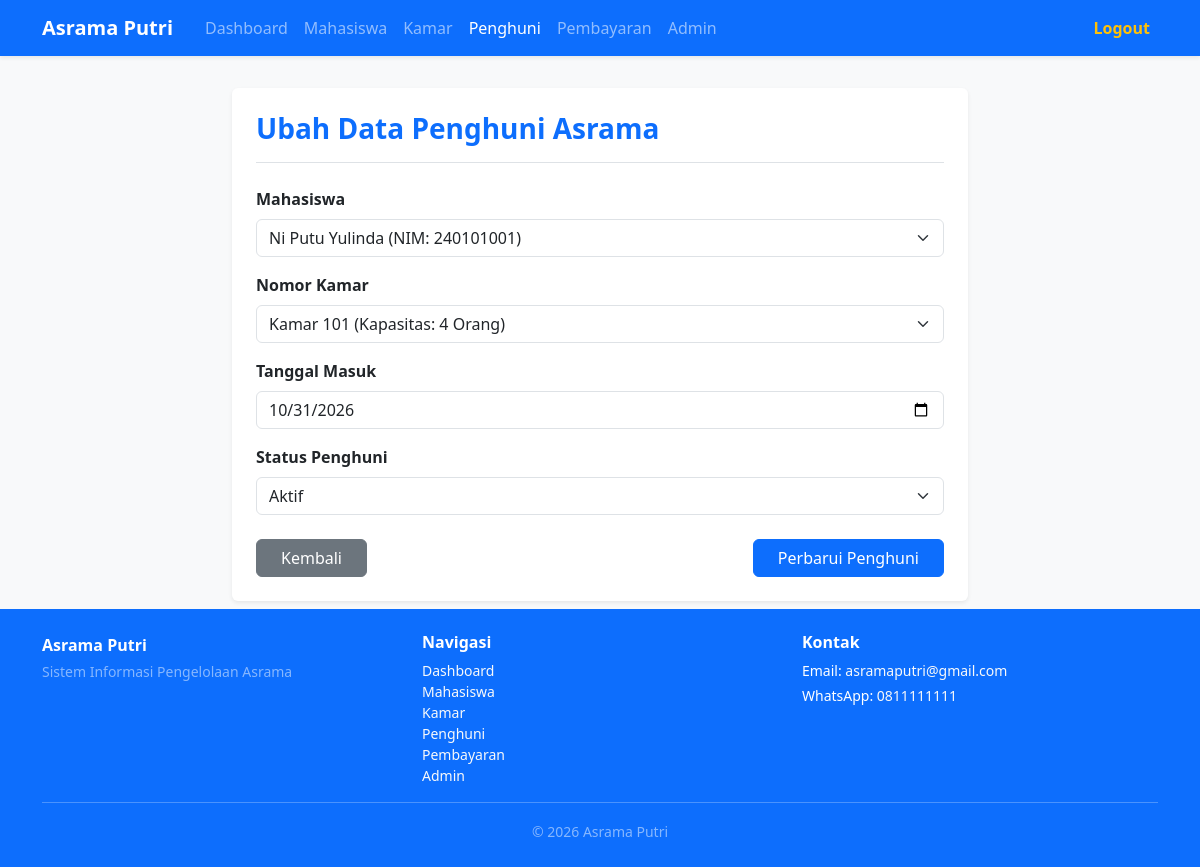
The page /index.php?controller=penghuni&action=edit&id=4 (signed in) on the database its author committed.
### tables this page shows
CREATE TABLE `tb_penghuni` (
  `id_penghuni` int NOT NULL,
  `id_mahasiswa` int NOT NULL,
  `id_kamar` int NOT NULL,
  `tanggal_masuk` date NOT NULL,
  `status_penghuni` enum('Aktif','Keluar') DEFAULT 'Aktif'
);

### controllers/PenghuniController.php (called while the page is built, shortened)
<?php
require_once 'models/PenghuniModel.php';
require_once 'models/MahasiswaModel.php';
require_once 'models/KamarModel.php';
class PenghuniController {
    private $db;
    private $penghuniModel;
    public function __construct($db) {
        $this->db = $db;
        $this->penghuniModel = new PenghuniModel($db);
    }
    private function loadFormOptions() {
        $mahasiswaModel = new MahasiswaModel($this->db);
        $kamarModel = new KamarModel($this->db);
        $kamarModel->syncAllStatuses();
        $dataMahasiswa = $mahasiswaModel->getAll();
        $dataKamar = $kamarModel->getAll();
        return [$dataMahasiswa, $dataKamar];
    }
    public function edit() {
        $id = $_GET['id'] ?? '';
        $penghuni = $this->penghuniModel->getById($id);
        list($dataMahasiswa, $dataKamar) = $this->loadFormOptions();
        $formData = [];
        require_once 'views/penghuni/edit.php';
    }
}
?>

### models/KamarModel.php (called while the page is built, shortened)
<?php
class KamarModel {
    private $db;
    public function __construct($db) {
        $this->db = $db;
    }
    public function getAll() {
        $stmt = $this->db->prepare("SELECT * FROM tb_kamar");
        $stmt->execute();
        return $stmt->fetchAll(PDO::FETCH_ASSOC);
    }
    public function syncAllStatuses() {
        $query = "UPDATE tb_kamar AS kamar
                  SET status = CASE
                      WHEN kamar.kapasitas > 0 AND (
                          SELECT COUNT(*)
                          FROM tb_penghuni AS penghuni
                          WHERE penghuni.id_kamar = kamar.id_kamar
                            AND penghuni.status_penghuni = 'Aktif'
                      ) >= kamar.kapasitas THEN 'Penuh'
                      ELSE 'Tersedia'
                  END";
        $this->db->exec($query);
    }
}
?>

### models/MahasiswaModel.php (called while the page is built, shortened)
<?php
class MahasiswaModel {
    private $db;
    public function __construct($db) {
        $this->db = $db;
    }
    public function getAll() {
        $stmt = $this->db->prepare("SELECT * FROM tb_mahasiswa");
        $stmt->execute();
        return $stmt->fetchAll(PDO::FETCH_ASSOC);
    }
}
?>

### models/PenghuniModel.php (called while the page is built, shortened)
<?php
class PenghuniModel {
    private $db;
    public function __construct($db) {
        $this->db = $db;
    }
    public function getById($id) {
        $query = "SELECT * FROM tb_penghuni WHERE id_penghuni = ?";
        $stmt = $this->db->prepare($query);
        $stmt->execute([$id]);
        return $stmt->fetch(PDO::FETCH_ASSOC);
    }
}
?>

### views/penghuni/edit.php (the view, shortened to what this page needs)
<!DOCTYPE html>
<html lang="id">
<head>
    <link href="https://cdn.jsdelivr.net/npm/bootstrap@5.3.0/dist/css/bootstrap.min.css" rel="stylesheet">
</head>
<body class="bg-light d-flex flex-column min-vh-100">
<nav class="navbar navbar-expand-lg navbar-dark bg-primary mb-4 shadow-sm">
    <div class="container">
        <a class="navbar-brand fw-bold me-4" href="index.php?controller=dashboard&action=index">Asrama Putri</a>
        <div class="collapse navbar-collapse" id="navbarNav">
            <ul class="navbar-nav me-auto mb-2 mb-lg-0">
                <li class="nav-item">
                    <a class="nav-link" href="index.php?controller=dashboard&action=index">Dashboard</a>
                </li>
                <li class="nav-item">
                    <a class="nav-link" href="index.php?controller=mahasiswa&action=index">Mahasiswa</a>
                </li>
                <li class="nav-item">
                    <a class="nav-link" href="index.php?controller=kamar&action=index">Kamar</a>
                </li>
                <li class="nav-item">
                    <a class="nav-link active" href="index.php?controller=penghuni&action=index">Penghuni</a>
                </li>
                <li class="nav-item">
                    <a class="nav-link" href="index.php?controller=pembayaran&action=index">Pembayaran</a>
                </li>
                <li class="nav-item">
                    <a class="nav-link" href="index.php?controller=admin&action=index">Admin</a>
                </li>
            </ul>
            <ul class="navbar-nav ms-auto">
                <li class="nav-item">
                    <a class="nav-link text-warning fw-semibold" href="index.php?controller=auth&action=logout" onclick="return confirm('Yakin ingin keluar dari sistem?')">Logout</a>
                </li>
            </ul>
        </div>
    </div>
</nav>
<div class="container py-2">
    <div class="row justify-content-center">
        <div class="col-md-8">
            <div class="card shadow-sm border-0 p-4">
                <div class="mb-4 border-bottom pb-3">
                    <h3 class="fw-bold text-primary mb-0">Ubah Data Penghuni Asrama</h3>
                </div>
                <form action="index.php?controller=penghuni&action=update" method="POST">
                    <div class="mb-3">
                        <label for="id_mahasiswa" class="form-label fw-semibold">Mahasiswa</label>
                        <select class="form-select" id="id_mahasiswa" name="id_mahasiswa" required>
                            <?php if (!empty($dataMahasiswa)): ?>
                                <?php foreach ($dataMahasiswa as $mhs): ?>
                                    <?php
                                        $mhsId = $mhs['id_mahasiswa'] ?? $mhs['id'] ?? '';
                                        $selectedMhsId = $formData['id_mahasiswa'] ?? $penghuni['id_mahasiswa'] ?? '';
                                        $selected = ($selectedMhsId == $mhsId) ? 'selected' : '';
                                    ?>
                                    <option value="<?= $mhsId; ?>" <?= $selected; ?>>
                                        <?= htmlspecialchars($mhs['nama'] ?? $mhs['nama_mahasiswa'] ?? ''); ?> (NIM: <?= htmlspecialchars($mhs['nim'] ?? ''); ?>)
                                    </option>
                                <?php endforeach; ?>
                            <?php endif; ?>
                        </select>
                    </div>
                    <div class="mb-3">
                        <label for="id_kamar" class="form-label fw-semibold">Nomor Kamar</label>
                        <select class="form-select" id="id_kamar" name="id_kamar" required>
                            <?php if (!empty($dataKamar)): ?>
                                <?php foreach ($dataKamar as $kmr): ?>
                                    <?php
                                        $kmrId = $kmr['id_kamar'] ?? $kmr['id'] ?? '';
                                        $selectedRoomId = $formData['id_kamar'] ?? $penghuni['id_kamar'] ?? '';
                                        $selectedKmr = ($selectedRoomId == $kmrId) ? 'selected' : '';
                                        $roomFull = ($kmr['status'] ?? '') === 'Penuh' && !$selectedKmr;
                                    ?>
                                    <option value="<?= $kmrId; ?>" <?= $selectedKmr; ?> <?= $roomFull ? 'disabled' : ''; ?>>
                                        Kamar <?= htmlspecialchars($kmr['nomor_kamar'] ?? ''); ?> (Kapasitas: <?= htmlspecialchars($kmr['kapasitas'] ?? ''); ?> Orang<?= $roomFull ? ' - Penuh' : ''; ?>)
                                    </option>
                                <?php endforeach; ?>
                            <?php endif; ?>
                        </select>
                    </div>
                    <div class="mb-3">
                        <label for="tanggal_masuk" class="form-label fw-semibold">Tanggal Masuk</label>
                        <input type="date" class="form-control" id="tanggal_masuk" name="tanggal_masuk" value="<?= htmlspecialchars($formData['tanggal_masuk'] ?? $penghuni['tanggal_masuk'] ?? date('Y-m-d'), ENT_QUOTES, 'UTF-8'); ?>" required>
                    </div>
                    <div class="mb-3">
                        <label for="status_penghuni" class="form-label fw-semibold">Status Penghuni</label>
                        <select class="form-select" id="status_penghuni" name="status_penghuni" required>
                            <option value="Aktif" <?= (($formData['status_penghuni'] ?? $penghuni['status_penghuni'] ?? '') === 'Aktif') ? 'selected' : ''; ?>>Aktif</option>
                        </select>
                    </div>
                    <div class="d-flex justify-content-between align-items-center mt-4">
                        <a href="index.php?controller=penghuni&action=index" class="btn btn-secondary px-4">Kembali</a>
                        <button type="submit" class="btn btn-primary px-4">Perbarui Penghuni</button>
                    </div>
                </form>
            </div>
        </div>
    </div>
</div>
<?php include 'views/layouts/footer-content.php'; ?>
</body>
</html>

### rows shown on the page
tb_penghuni: id_kamar "Kamar 101 (Kapasitas: 4 Orang)", tanggal_masuk "10/31/2026", status_penghuni "Aktif"

### other values the page prints
form field id_mahasiswa "Ni Putu Yulinda (NIM: 240101001)"
